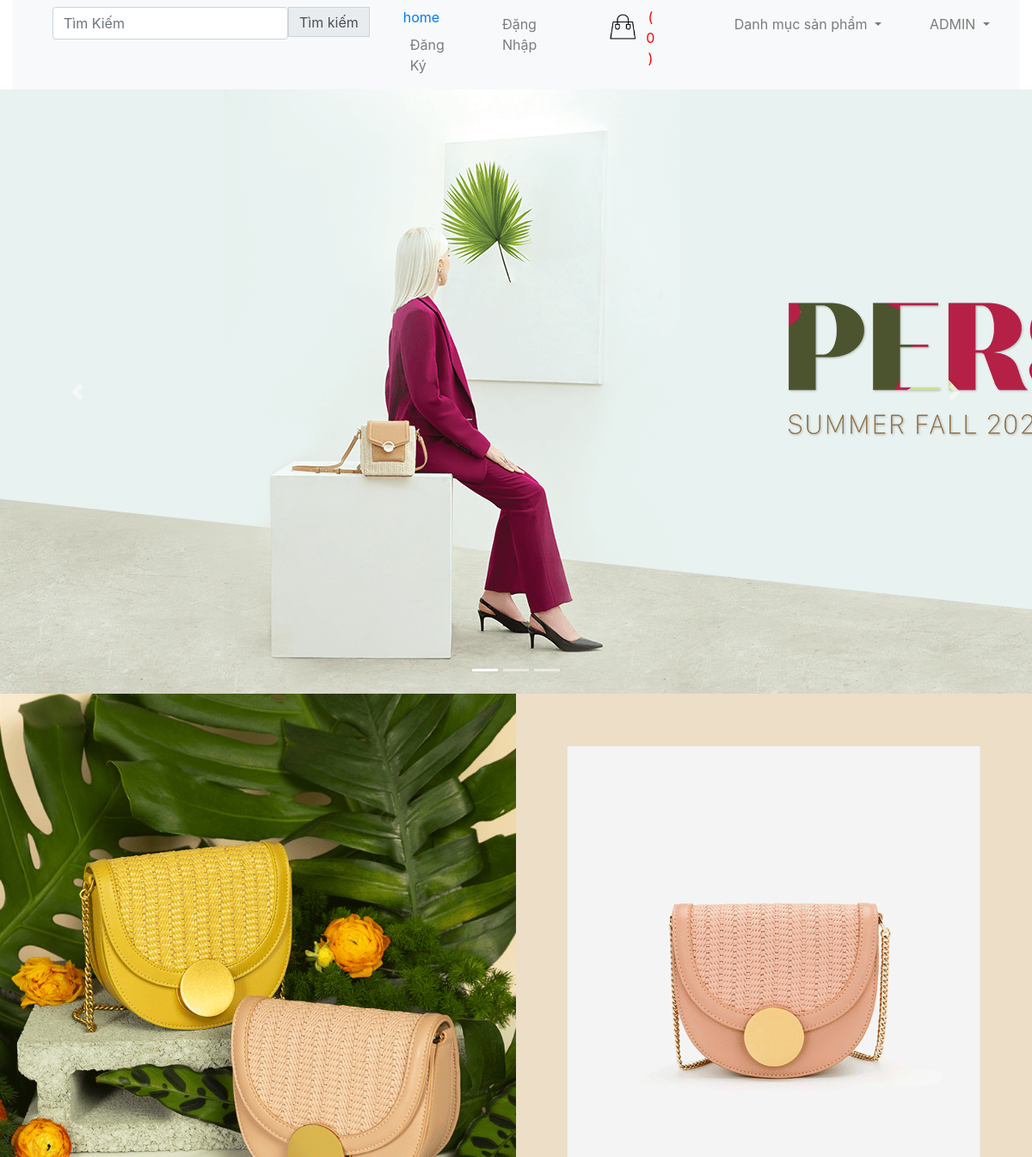
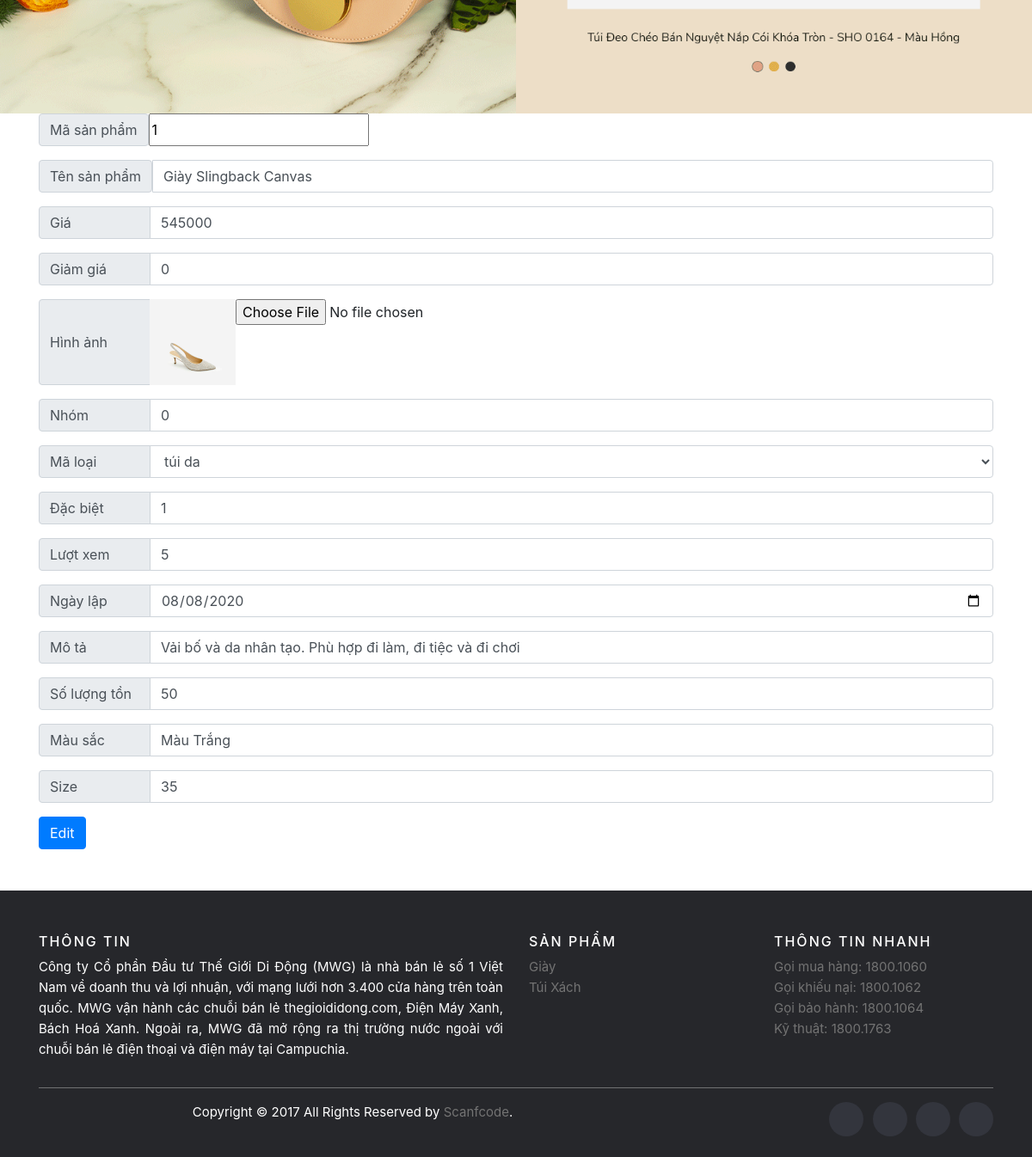
Screenshot of /index.php?controller=productAdmin&action=editView&id=1 with the database file from the repository (2 pictures, top to bottom).
### tables this page shows
CREATE TABLE `hanghoa` (
  `mahh` int(11) NOT NULL,
  `tenhh` varchar(60) NOT NULL,
  `dongia` float NOT NULL,
  `giamgia` float NOT NULL,
  `hinh` varchar(50) NOT NULL,
  `Nhom` int(4) NOT NULL,
  `maloai` int(11) NOT NULL,
  `dacbiet` bit(1) NOT NULL,
  `soluotxem` int(11) NOT NULL,
  `ngaylap` date NOT NULL,
  `mota` varchar(2000) NOT NULL,
  `soluongton` int(11) NOT NULL,
  `mausac` varchar(20) NOT NULL,
  `size` int(3) NOT NULL
);

### Models/DB.php (called while the page is built)
<?php
class DB
{
    private static $instance = NULl;
    public static function getInstance() {
      $servername = "localhost";
      $username = "root";
      $password = "root";
      if (!isset(self::$instance)) {
        try {
          self::$instance = new PDO("mysql:host=$servername;dbname=xshop", $username, $password);
          self::$instance->exec("SET NAMES <utf8<");
        } catch (PDOException $ex) {
          die($ex->getMessage());
        }
      }
      return self::$instance;
    }
}
?>

### Models/hanghoa.php (called while the page is built, shortened)
<?php
class hanghoa
{
    var $conn = null;
    public function __construct()
    {
        $this->conn = DB::getInstance();
    }
    public function getById($id){
        $result= $this->conn->query("select * from hanghoa where mahh=${id}");
        return $result;
    }
    public function getListMaLoai(){
        $result= $this->conn->query("select * from loai");
        return $result;
        var_dump($result);die;
    }
}

### Views/admin/edit_productAdmin.php (the view)
<?php
$id = $_GET['id'] ?? '';
$hh=new hanghoa();
$result=$hh->getById($id);
$row= $result->fetch();
?>
<div class="container">
<form data-parsley-validate action="index.php?controller=productAdmin&action=edit" enctype="multipart/form-data" method='post'>
  <div class="input-group mb-3">
    <div class="input-group mb-3">
      <span class="input-group-text" >Mã sản phẩm</span>
      <input type="number" name="mahh" value="<?php echo $row['mahh']?>" readonly>
    </div>
    <div class="input-group">
      <span class="input-group-text ">Tên sản phẩm</span>
      <input type="text" name="tenhh" class="form-control" value="<?php echo $row['tenhh']?>" required >
    </div>
  </div>
  <div class="input-group mb-3">
    <div class="input-group-prepend">
      <span class="input-group-text "style="width: 130px;">Giá</span>
    </div>
    <input type="number" name="dongia" class="form-control" value="<?php echo $row['dongia']?>" >
  </div>
  <div class="input-group mb-3">
    <div class="input-group-prepend">
      <span class="input-group-text "style="width: 130px;">Giảm giá</span>
    </div>
    <input type="number" name="giamgia" class="form-control" value="<?php echo $row['giamgia']?>" >
  </div>
  <div class="input-group mb-3">
    <div class="input-group-prepend">
      <span class="input-group-text "style="width: 130px;">Hình ảnh</span>
    </div>
    <image  src="Content/image/<?php echo $row['hinh']?>" width="100px" hieght="100px" >
    <input type="file" name="hinh" required >
  </div>
  <div class="input-group mb-3">
    <div class="input-group-prepend">
      <span class="input-group-text "style="width: 130px;">Nhóm</span>
    </div>
    <input type="number" name="Nhom" class="form-control" value="<?php echo $row['Nhom']?>" >
  </div>
  <div class="input-group mb-3">
    <div class="input-group-prepend">
      <span class="input-group-text "style="width: 130px;">Mã loại</span>
    </div>
    <select name="maloai" class="form-control" >
      <?php
        $hh= new hanghoa();
        $result= $hh->getListMaLoai();
        while($rows= $result->fetch()){
      ?>
      <option value="<?php echo $rows['maloai']?>" selected><?php echo $rows['tenloai']?></option>
      <?php } ?>
    </select>
  </div>
  <div class="input-group mb-3">
    <div class="input-group-prepend">
      <span class="input-group-text "style="width: 130px;">Đặc biệt</span>
    </div>
    <input type="text" name="dacbiet" class="form-control" value="<?php echo $row['dacbiet']?>" >
  </div>
  <div class="input-group mb-3">
    <div class="input-group-prepend">
      <span class="input-group-text "style="width: 130px;">Lượt xem</span>
    </div>
    <input type="number" name="soluotxem" class="form-control" value="<?php echo $row['soluotxem']?>" >
  </div>
  <div class="input-group mb-3">
    <div class="input-group-prepend">
      <span class="input-group-text "style="width: 130px;">Ngày lập</span>
    </div>
    <input type="date" name="ngaylap" class="form-control" value="<?php echo $row['ngaylap']?>" >
  </div>
  <div class="input-group mb-3">
    <div class="input-group-prepend">
      <span class="input-group-text "style="width: 130px;">Mô tả</span>
    </div>
    <input type="text" name="mota" class="form-control" value="<?php echo $row['mota']?>" >
  </div>
  <div class="input-group mb-3">
    <div class="input-group-prepend">
      <span class="input-group-text "style="width: 130px;">Số lượng tồn</span>
    </div>
    <input type="number" name="soluongton" class="form-control" value="<?php echo $row['soluongton']?>" >
  </div>
  <div class="input-group mb-3">
    <div class="input-group-prepend">
      <span class="input-group-text "style="width: 130px;">Màu sắc</span>
    </div>
    <input type="text" name="mausac" class="form-control" value="<?php echo $row['mausac']?>" >
  </div>
  <div class="input-group mb-3">
    <div class="input-group-prepend">
      <span class="input-group-text "style="width: 130px;">Size</span>
    </div>
    <input type="number" name="size" class="form-control" value="<?php echo $row['size']?>" >
  </div>
  <button class="btn btn-primary mb-5" type="submit">Edit</button>
</form>
</div>

### Content/CSS/Tour.css (style rules this page uses)
.form-control { margin-bottom: 10px; }

### rows the page displays
hanghoa: mahh "1", tenhh "Giày Slingback Canvas", dongia "545000", giamgia "0", hinh (picture), Nhom "0", dacbiet "1", soluotxem "5", ngaylap "08/08/2020", mota "Vải bố và da nhân tạo. Phù hợp đi làm, đi tiệc và đi chơi", soluongton "50", mausac "Màu Trắng", size "35"

### other values shown
count($a) "0"
form field maloai "túi da"
